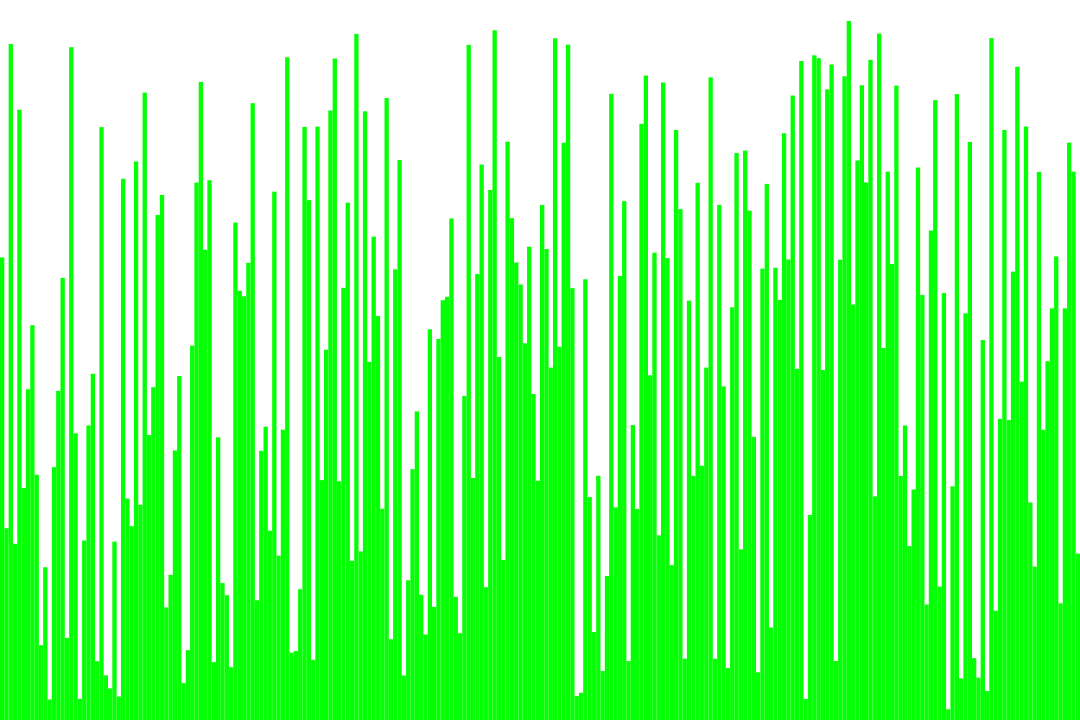
Frame 1 (no input)
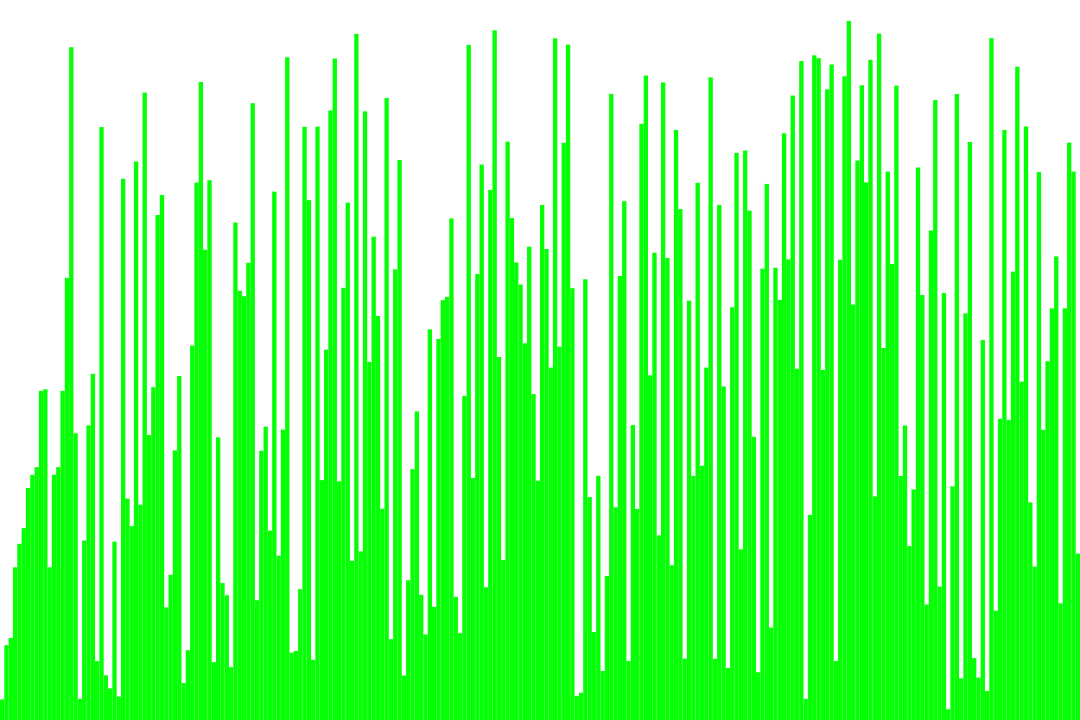
Frame 60 (the mouse pressed at the canvas centre just before this capture)
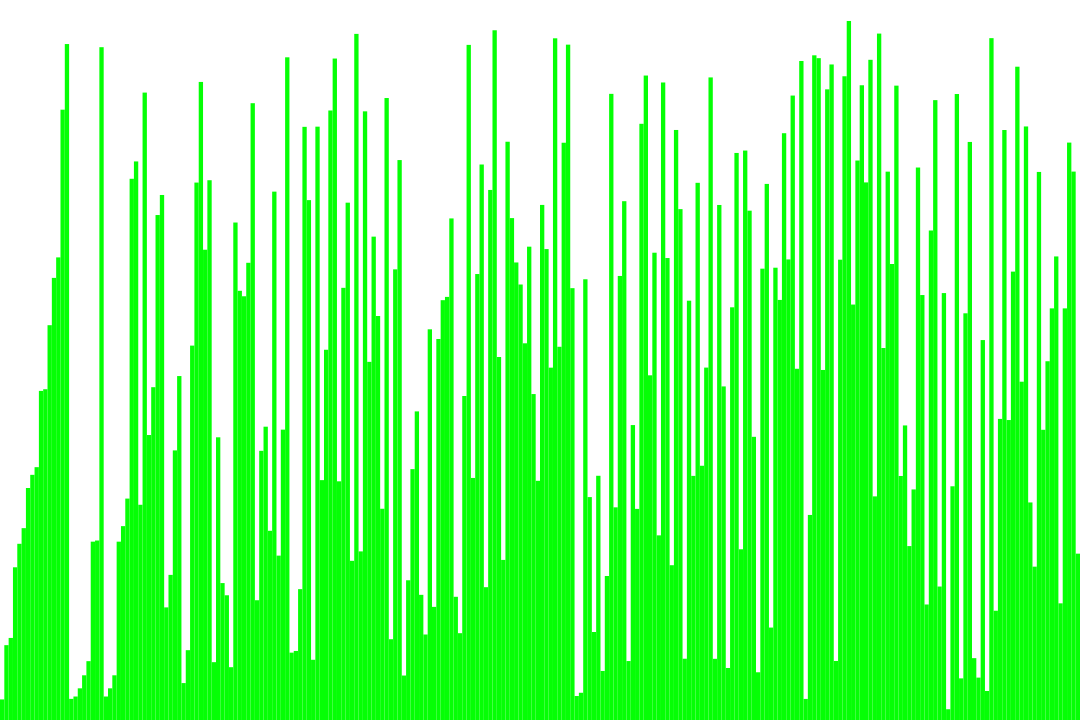
Frame 120 (the mouse held since frame 60 and released just before this capture)

The Processing sketch that drew these frames (run headless with seeded random() and noise(); from frame 60 on, the mouse is pressed at the canvas centre):

// Processing sketch: MergeSort
// ── MergeSort.pde
float n=250;
int speed=100;
boolean test=false;
float[] nums=new float[int(n)];
float[] original=new float[int(n)];
float size;
ArrayList<float[]> swaps=new ArrayList();
int ml1;
void setup() {
  size(1080, 720);
  size=width/n;
  for (int i=0; i < n; i++) {
    float r=random(height-20)+10;
    nums[i]=r;
    original[i]=r;
  }
  ml1=millis();
  mergeSort(0, int(n)-1);
  println("Tiempo real: "+(millis()-ml1)+" milis");
  if (test)noLoop();
  frameRate(speed);
}
int ind=0;
void draw() {
  background(255);
  if (test) {
    printA();
  } else {
    if (ind<swaps.size()) {
      printO();
      original[int(swaps.get(ind)[0])]=swaps.get(ind)[1];
      ind++;
    } else {
      printO();
      println("Tiempo animacion: "+(millis()-ml1)+" milis");
      noLoop();
    }
  }
}

void mergeSort(int start, int end) {
  if (start>=end)return;
  int mid=start+(end-start)/2;
  mergeSort(start, mid);
  mergeSort(mid+1, end);
  merge(start, mid, end);
}

void merge(int start, int mid, int end) {
  int n1=mid-start+1;
  int n2=end-mid;
  float[] nums1=new float[n1];
  float[] nums2=new float[n2];
  for (int i=0; i < n1; i++) {
    nums1[i]=nums[start+i];
  }
  for (int i=0; i < n2; i++) {
    nums2[i]=nums[mid+1+i];
  }
  int index1=0, index2=0, k=start;
  while (index1<n1&&index2<n2) {
    if (nums1[index1]<nums2[index2]) {
      nums[k]=nums1[index1];
      float[] s={k, nums1[index1]};
      swaps.add(s);
      index1++;
      k++;
    } else {
      nums[k]=nums2[index2];
      float[] s={k, nums2[index2]};
      swaps.add(s);
      index2++;
      k++;
    }
  }
  while (index1<n1) {
    nums[k]=nums1[index1];
    float[] s={k, nums1[index1]};
    swaps.add(s);
    index1++;
    k++;
  }
  while (index2<n2) {
    nums[k]=nums2[index2];
    float[] s={k, nums2[index2]};
    swaps.add(s);
    index2++;
    k++;
  }
}

void printO() {
  noStroke();
  for (int i=0; i < n; i++) {
    fill(5, 255, 5);
    rect(i*size, height, size, -original[i]);
  }
}

void printA(float[] n) {
  print(nums[0]);
  for (int i=1; i < n.length; i++) {
    print(" , "+n[i]);
  }
  println();
}

void printA() {
  noStroke();
  for (int i=0; i < n; i++) {
    fill(5, 255, 5);
    rect(i*size, height, size, -nums[i]);
  }
}
